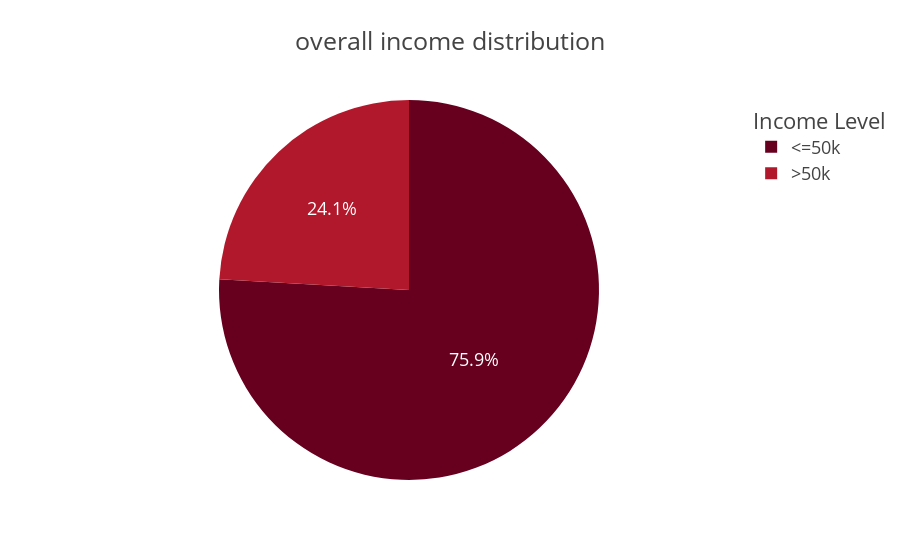

Notebook code for this chart:
### Markdown cell above
This pie chart visualizes the overall income split: 76% of individuals earn ≤50K, while 24% earn >50K. This means that nearly 3 out of 4 individuals fall into the lower income bracket (<=50K). This shows that there is a significant imbalance.

### Code cell
fig = px.pie(adult_df_income, names="income",
             values="total", 
             title= "overall income distribution", 
             color_discrete_sequence=px.colors.sequential.RdBu
            )
fig.update_layout(template = "presentation",
                  legend_title=dict(text="Income Level"),
                  paper_bgcolor = "rgba(0, 0, 0, 0)",
                  plot_bgcolor = "rgba(0, 0, 0, 0)"
                 )

fig.show()
fig.write_image(os.path.join(result_dir, 'Income_distribution_pie_chart.jpg'))
fig.write_image(os.path.join(result_dir, 'Income_distribution_pie_chart.png'))
fig.write_html(os.path.join(result_dir, 'Income_distribution_pie_chart.html'))

### Figure 1 — Plotly figure (JSON) as saved in the notebook; plotly's stock layout.template omitted (floating-point values rounded to 4 significant figures)
{"data": [{"domain": {"x": [0, 1], "y": [0, 1]}, "hovertemplate": "income=%{label}<br>total=%{value}<extra></extra>", "labels": ["<=50k", ">50k"], "legendgroup": "", "name": "", "showlegend": true, "type": "pie", "values": [24677, 7836]}], "layout": {"autosize": true, "legend": {"title": {"text": "Income Level"}, "tracegroupgap": 0}, "paper_bgcolor": "rgba(0, 0, 0, 0)", "piecolorway": ["rgb(103,0,31)", "rgb(178,24,43)", "rgb(214,96,77)", "rgb(244,165,130)", "rgb(253,219,199)", "rgb(247,247,247)", "rgb(209,229,240)", "rgb(146,197,222)", "rgb(67,147,195)", "rgb(33,102,172)", "rgb(5,48,97)"], "plot_bgcolor": "rgba(0, 0, 0, 0)", "title": {"text": "overall income distribution"}}}
